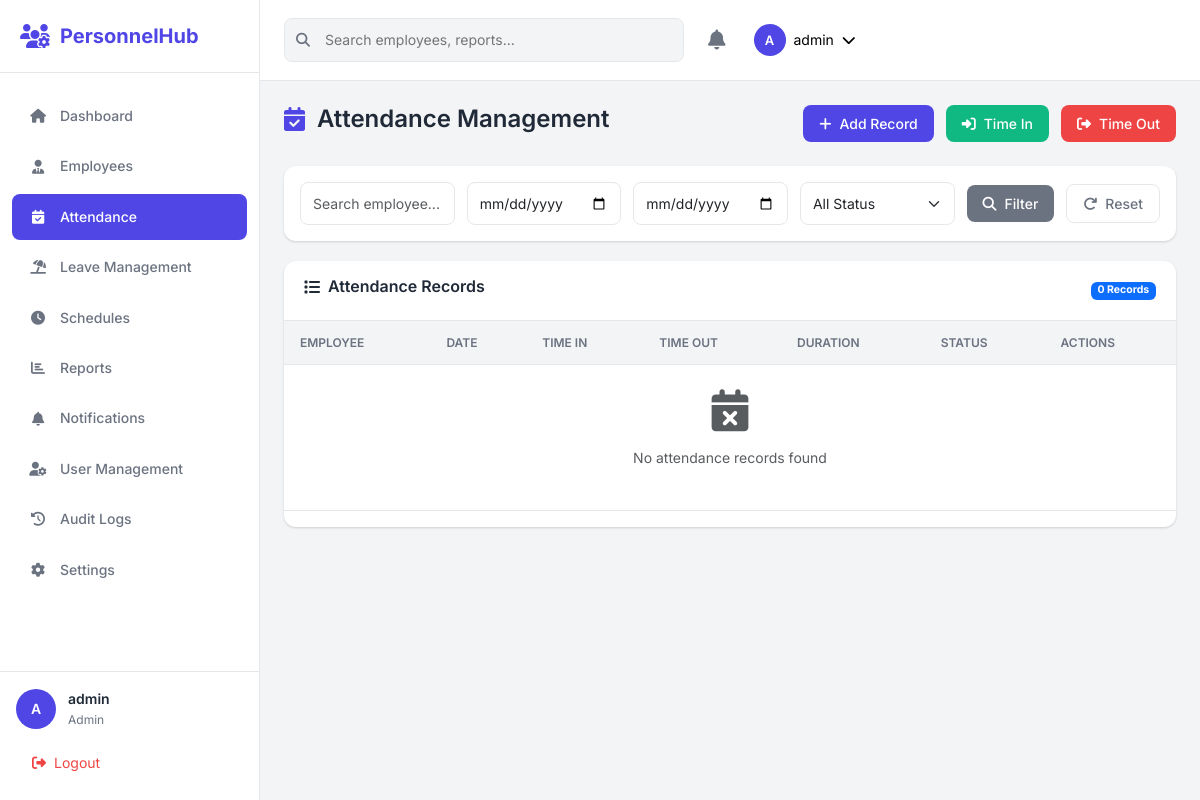
The app's page /attendance (signed in) with its own data.
### app.py (models this page shows, shortened)
class User(UserMixin, db.Model):
    __tablename__ = 'users'
    id = db.Column(db.Integer, primary_key=True)
    username = db.Column(db.String(64), unique=True, nullable=False)
    email = db.Column(db.String(120), unique=True, nullable=False)
    password_hash = db.Column(db.String(256), nullable=False)
    role = db.Column(db.String(20), nullable=False, default='employee')  # admin, hr, manager, employee
    employee_id = db.Column(db.Integer, db.ForeignKey('employees.id'), nullable=True)
    is_active = db.Column(db.Boolean, default=True)
    created_at = db.Column(db.DateTime, default=datetime.utcnow)
    updated_at = db.Column(db.DateTime, default=datetime.utcnow, onupdate=datetime.utcnow)
    employee = db.relationship('Employee', backref='user', uselist=False)
    def has_permission(self, permission):
        permissions = {
            'admin': ['all'],
            'hr': ['employees', 'attendance', 'leaves', 'reports', 'settings'],
            'manager': ['team_attendance', 'team_leaves', 'schedules'],
            'employee': ['profile', 'attendance', 'leaves']
        }
        return 'all' in permissions.get(self.role, []) or permission in permissions.get(self.role, [])

### app.py (the view, shortened to what this page needs)
@app.route('/attendance')
@login_required
def attendance_list():
    search = request.args.get('search', '')
    date_from = request.args.get('date_from', '')
    date_to = request.args.get('date_to', '')
    status = request.args.get('status', '')
    page = request.args.get('page', 1, type=int)
    query = Attendance.query
    if current_user.role == 'employee':
        query = query.filter_by(employee_id=current_user.employee_id)
    if date_from:
        query = query.filter(Attendance.date >= datetime.strptime(date_from, '%Y-%m-%d').date())
    if date_to:
        query = query.filter(Attendance.date <= datetime.strptime(date_to, '%Y-%m-%d').date())
    if status:
        query = query.filter_by(status=status)
    attendance_records = query.order_by(Attendance.date.desc(), Attendance.time_in.desc()).paginate(
        page=page, per_page=app.config['ITEMS_PER_PAGE'], error_out=False
    )
    return render_template('attendance/index.html',
                         attendance_records=attendance_records,
                         search=search,
                         date_from=date_from,
                         date_to=date_to,
                         selected_status=status)

### app.py (called while the page is built)
@login_manager.user_loader
def load_user(user_id):
    return User.query.get(int(user_id))

@app.context_processor
def inject_now():
    return {
        'now': datetime.now(),
        'today': date.today(),
        'current_year': date.today().year
    }

### templates/attendance/index.html (shortened to what this page needs)
{% extends "base.html" %}
{% block content %}
<div class="page-header">
    <h1><i class="fas fa-calendar-check"></i> Attendance Management</h1>
    <div class="header-actions">
        {% if current_user.has_permission('attendance') %}
        <a href="{{ url_for('attendance_add') }}" class="btn btn-primary">
            <i class="fas fa-plus"></i> Add Record
        </a>
        {% endif %}
        <button class="btn btn-success" onclick="timeIn()">
            <i class="fas fa-sign-in-alt"></i> Time In
        </button>
        <button class="btn btn-danger" onclick="timeOut()">
            <i class="fas fa-sign-out-alt"></i> Time Out
        </button>
    </div>
</div>
<div class="filters-card">
    <form method="GET" class="filters-form">
        <div class="filter-group">
            <input type="text" name="search" placeholder="Search employee..."
                   value="{{ search }}" class="form-control">
        </div>
        <div class="filter-group">
            <input type="date" name="date_from" value="{{ date_from }}" class="form-control">
        </div>
        <div class="filter-group">
            <input type="date" name="date_to" value="{{ date_to }}" class="form-control">
        </div>
        <div class="filter-group">
            <select name="status" class="form-select">
                <option value="">All Status</option>
            </select>
        </div>
        <button type="submit" class="btn btn-secondary">
            <i class="fas fa-search"></i> Filter
        </button>
        <a href="{{ url_for('attendance_list') }}" class="btn btn-outline-secondary">
            <i class="fas fa-redo"></i> Reset
        </a>
    </form>
</div>
<div class="data-card">
    <div class="card-header">
        <h3><i class="fas fa-list"></i> Attendance Records</h3>
        <span class="badge bg-primary">{{ attendance_records.total }} Records</span>
    </div>
    <div class="table-responsive">
        <table class="table table-hover">
            <thead>
                <tr>
                    <th>Employee</th>
                    <th>Date</th>
                    <th>Time In</th>
                    <th>Time Out</th>
                    <th>Duration</th>
                    <th>Status</th>
                    <th>Actions</th>
                </tr>
            </thead>
            <tbody>
                {% for record in attendance_records.items %}
                <tr>
                    <td>
                        <div class="employee-cell">
                            <span class="employee-name">{{ record.employee.full_name }}</span>
                            <span class="employee-code">{{ record.employee.employee_code }}</span>
                        </div>
                    </td>
                    <td>{{ record.date.strftime('%b %d, %Y') }}</td>
                    <td>
                        {% if record.time_in %}
                        <span class="time-badge time-in">{{ record.time_in.strftime('%H:%M') }}</span>
                        {% else %}
                        <span class="text-muted">-</span>
                        {% endif %}
                    </td>
                    <td>
                        {% if record.time_out %}
                        <span class="time-badge time-out">{{ record.time_out.strftime('%H:%M') }}</span>
                        {% else %}
                        <span class="text-muted">-</span>
                        {% endif %}
                    </td>
                    <td>
                        {% if record.time_in and record.time_out %}
                        {% set duration = ((record.time_out.hour * 60 + record.time_out.minute) - (record.time_in.hour * 60 + record.time_in.minute)) %}
                        <span class="duration">{{ duration // 60 }}h {{ duration % 60 }}m</span>
                        {% else %}
                        <span class="text-muted">-</span>
                        {% endif %}
                    </td>
                    <td>
                        <span class="status-badge status-{{ record.status }}">
                            {% if record.status == 'present' %}
                            <i class="fas fa-check"></i>
                            {% elif record.status == 'late' %}
                            <i class="fas fa-clock"></i>
                            {% else %}
                            <i class="fas fa-times"></i>
                            {% endif %}
                            {{ record.status|title }}
                        </span>
                    </td>
                    <td>
                        <div class="action-buttons">
                            {% if current_user.has_permission('attendance') %}
                            <a href="{{ url_for('attendance_edit', id=record.id) }}"
                               class="btn btn-sm btn-warning" title="Edit">
                                <i class="fas fa-edit"></i>
                            </a>
                            {% endif %}
                            <a href="{{ url_for('attendance_history', employee_id=record.employee_id) }}"
                               class="btn btn-sm btn-info" title="History">
                                <i class="fas fa-history"></i>
                            </a>
                        </div>
                    </td>
                </tr>
                {% else %}
                <tr>
                    <td colspan="7" class="text-center text-muted py-4">
                        <i class="fas fa-calendar-times fa-3x mb-3"></i>
                        <p>No attendance records found</p>
                    </td>
                </tr>
                {% endfor %}
            </tbody>
        </table>
    </div>
</div>
{% endblock %}

### templates/base.html (shortened to what this page needs)
<!DOCTYPE html>
<html lang="en">
<head>
    <link rel="stylesheet" href="https://cdnjs.cloudflare.com/ajax/libs/font-awesome/6.4.0/css/all.min.css">
    <link rel="stylesheet" href="https://cdn.jsdelivr.net/npm/bootstrap@5.3.2/dist/css/bootstrap.min.css">
    <link rel="stylesheet" href="{{ url_for('static', filename='css/styles.css') }}">
</head>
<body>
    {% if current_user.is_authenticated %}
    <div class="app-container">
        <aside class="sidebar" id="sidebar">
            <div class="sidebar-header">
                <div class="logo">
                    <i class="fas fa-users-cog"></i>
                    <span>PersonnelHub</span>
                </div>
            </div>
            <nav class="sidebar-nav">
                <ul class="nav-menu">
                    <li class="nav-item">
                        <a href="{{ url_for('dashboard') }}" class="nav-link {% if request.endpoint == 'dashboard' %}active{% endif %}">
                            <i class="fas fa-home"></i>
                            <span>Dashboard</span>
                        </a>
                    </li>
                    {% if current_user.has_permission('employees') or current_user.role == 'admin' %}
                    <li class="nav-item">
                        <a href="{{ url_for('employees_list') }}" class="nav-link {% if 'employees' in request.endpoint %}active{% endif %}">
                            <i class="fas fa-user-tie"></i>
                            <span>Employees</span>
                        </a>
                    </li>
                    {% endif %}
                    {% if current_user.has_permission('attendance') or current_user.role == 'admin' %}
                    <li class="nav-item">
                        <a href="{{ url_for('attendance_list') }}" class="nav-link {% if 'attendance' in request.endpoint %}active{% endif %}">
                            <i class="fas fa-calendar-check"></i>
                            <span>Attendance</span>
                        </a>
                    </li>
                    {% endif %}
                    {% if current_user.has_permission('leaves') or current_user.role == 'admin' %}
                    <li class="nav-item">
                        <a href="{{ url_for('leaves_list') }}" class="nav-link {% if 'leaves' in request.endpoint %}active{% endif %}">
                            <i class="fas fa-umbrella-beach"></i>
                            <span>Leave Management</span>
                        </a>
                    </li>
                    {% endif %}
                    {% if current_user.has_permission('schedules') or current_user.role in ['admin', 'hr', 'manager'] %}
                    <li class="nav-item">
                        <a href="{{ url_for('schedules_list') }}" class="nav-link {% if 'schedules' in request.endpoint %}active{% endif %}">
                            <i class="fas fa-clock"></i>
                            <span>Schedules</span>
                        </a>
                    </li>
                    {% endif %}
                    {% if current_user.has_permission('reports') or current_user.role == 'admin' %}
                    <li class="nav-item">
                        <a href="{{ url_for('reports_list') }}" class="nav-link {% if 'reports' in request.endpoint %}active{% endif %}">
                            <i class="fas fa-chart-bar"></i>
                            <span>Reports</span>
                        </a>
                    </li>
                    {% endif %}
                    <li class="nav-item">
                        <a href="{{ url_for('notifications_list') }}" class="nav-link {% if 'notifications' in request.endpoint %}active{% endif %}">
                            <i class="fas fa-bell"></i>
                            <span>Notifications</span>
                            {% set unread_count = current_user.notifications|selectattr('is_read', 'equalto', False)|list|length %}
                        </a>
                    </li>
                    {% if current_user.role == 'admin' %}
                    <li class="nav-item">
                        <a href="{{ url_for('users_list') }}" class="nav-link {% if 'users' in request.endpoint %}active{% endif %}">
                            <i class="fas fa-user-cog"></i>
                            <span>User Management</span>
                        </a>
                    </li>
                    <li class="nav-item">
                        <a href="{{ url_for('audit_logs') }}" class="nav-link {% if request.endpoint == 'audit_logs' %}active{% endif %}">
                            <i class="fas fa-history"></i>
                            <span>Audit Logs</span>
                        </a>
                    </li>
                    {% endif %}
                    {% if current_user.has_permission('settings') or current_user.role == 'admin' %}
                    <li class="nav-item">
                        <a href="{{ url_for('settings_index') }}" class="nav-link {% if 'settings' in request.endpoint %}active{% endif %}">
                            <i class="fas fa-cog"></i>
                            <span>Settings</span>
                        </a>
                    </li>
                    {% endif %}
                </ul>
            </nav>
            <div class="sidebar-footer">
                <div class="user-info">
                    <div class="user-avatar">
                        {{ current_user.username[:1]|upper }}
                    </div>
                    <div class="user-details">
                        <span class="user-name">{{ current_user.username }}</span>
                        <span class="user-role">{{ current_user.role|title }}</span>
                    </div>
                </div>
                <a href="{{ url_for('logout') }}" class="logout-btn">
                    <i class="fas fa-sign-out-alt"></i>
                    <span>Logout</span>
                </a>
            </div>
        </aside>
        <main class="main-content">
            <header class="top-navbar">
                <div class="navbar-search">
                    <i class="fas fa-search"></i>
                    <input type="text" placeholder="Search employees, reports...">
                </div>
                <div class="navbar-actions">
                    <div class="notification-dropdown">
                        <button class="notification-btn" onclick="toggleNotifications()">
                            <i class="fas fa-bell"></i>
                            {% set unread = current_user.notifications|selectattr('is_read', 'equalto', False)|list|length %}
                        </button>
                    </div>
                    <div class="user-dropdown">
                        <button class="user-btn">
                            <div class="user-avatar-sm">
                                {{ current_user.username[:1]|upper }}
                            </div>
                            <span class="d-none d-md-inline">{{ current_user.username }}</span>
                            <i class="fas fa-chevron-down"></i>
                        </button>
                    </div>
                </div>
            </header>
            <div class="page-content">
                {% block content %}{% endblock %}
            </div>
        </main>
    </div>
    {% else %}
    {% block auth_content %}{% endblock %}
    {% endif %}
</body>
</html>

### records on screen
User: username "A", username "admin", role "Admin"

### other values on screen
{{ attendance_records.total }} "0"
